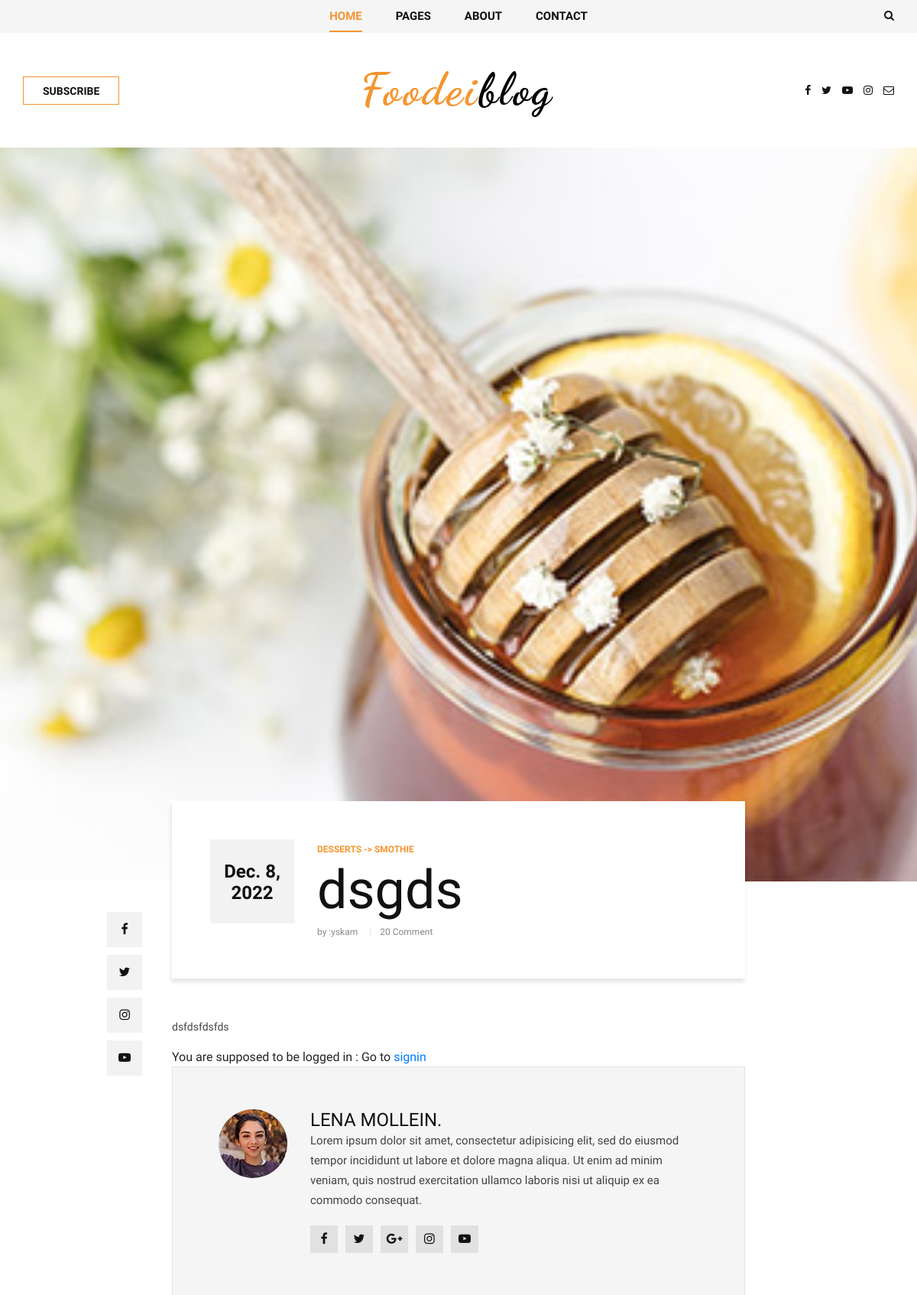
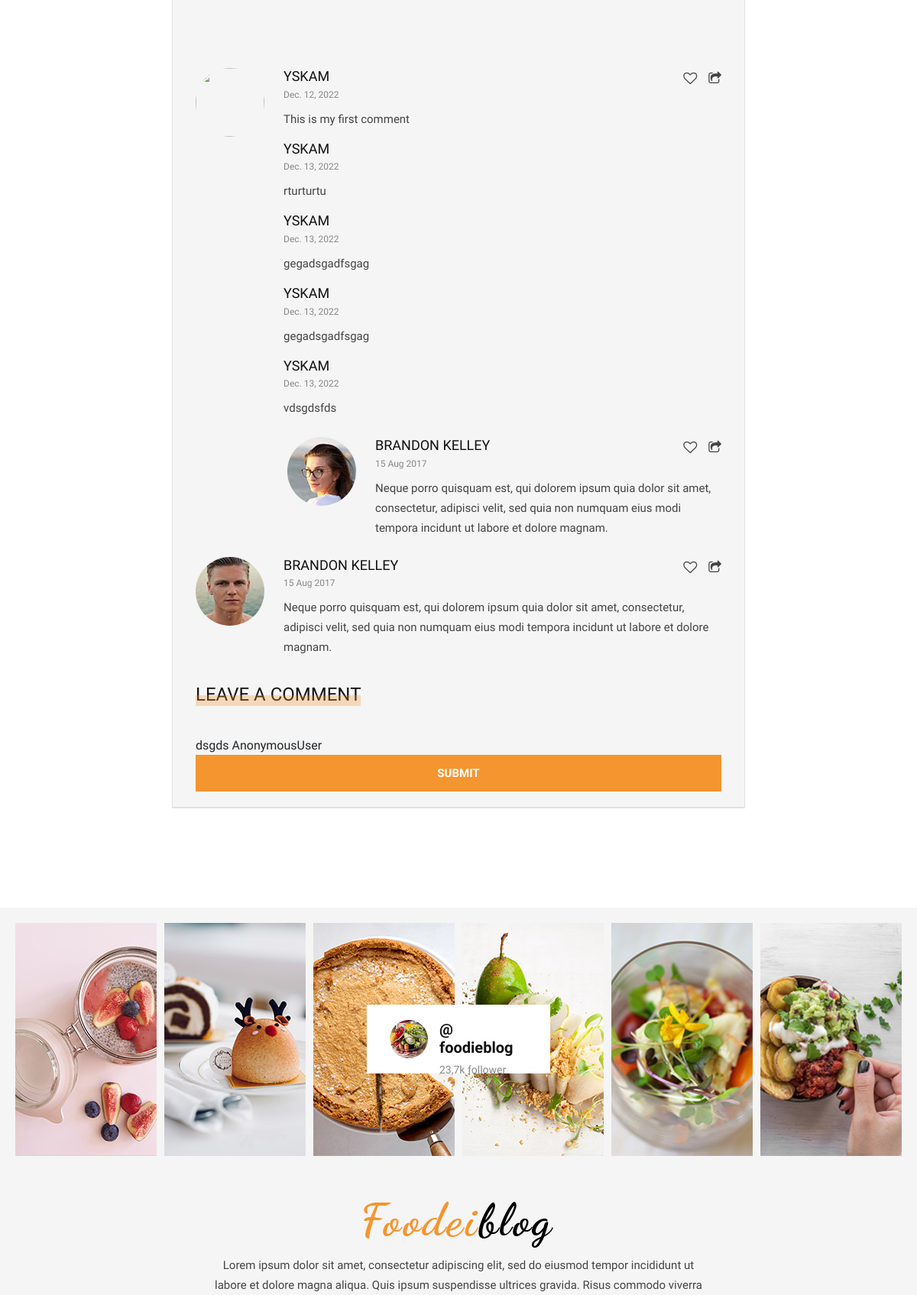
Screenshot of /article_detail/dsgds (upper part) with the database file from the repository (2 pictures, top to bottom).
### account/models.py (models this page shows, shortened)
class Post(models.Model):
    image = models.ImageField(upload_to='pics', blank= True, null=True, default= False)
    title = models.CharField(max_length=200, unique=True)
    small_description = models.CharField(max_length=255)
    slug = models.SlugField(null= False , unique=True)
    category = models.ForeignKey('Category', null=True, blank=False ,on_delete= models.DO_NOTHING)
    author = models.ForeignKey(CustomUser, on_delete= models.CASCADE)
    updated_on = models.DateTimeField(auto_now= True)
    content = RichTextUploadingField()
    created_on = models.DateTimeField(auto_now_add=True)
    likee = models.ManyToManyField(CustomUser, related_name= "blog_posts")
    def total_likes(self):
        return self.likee.count()

class Category(models.Model):
    name = models.CharField(max_length=200)
    slug = models.SlugField(max_length=5, unique=True)
    parent = models.ForeignKey('self',blank=True, null=True ,related_name='children' ,on_delete= models.DO_NOTHING)
    class Meta:
        unique_together = ('slug', 'parent',)
        verbose_name_plural = "categories"
    def __str__(self):
        full_path = [self.name]
        k = self.parent
        while k is not None:
            full_path.append(k.name)
            k = k.parent
        return ' -> '.join(full_path[::-1])

class CustomUser(AbstractUser):
    is_reader = models.BooleanField(default= False)
    is_author = models.BooleanField(default= False)
    about_me = models.CharField(max_length=200)

class Comment(models.Model):
        post = models.ForeignKey(Post,on_delete=models.CASCADE,related_name='comments')
        user = models.ForeignKey(CustomUser, on_delete=models.CASCADE)
        body = models.TextField()
        created_on = models.DateTimeField(auto_now_add=True)

### index/views.py (the view, shortened to what this page needs)
# urls.py: path("article_detail/<str:slug>", views.category_single.as_view(), name="article_detail"),
class category_single(DetailView):
        model = Post
        template_name = 'single-post.html'
        def get_context_data(self, **kwargs):
                comments_connected = Comment.objects.filter(post=self.get_object()).order_by('-created_on')
                context = super(category_single, self).get_context_data(**kwargs)
                stuff = get_object_or_404(Post, slug = self.kwargs['slug'])
                total_likes = stuff.total_likes()
                liked = False
                if stuff.likee.filter(id = self.request.user.id).exists():
                        liked = True
                context["total_likes"] = total_likes
                context['comments'] = comments_connected
                if self.request.user.is_authenticated:
                        context['comment_form'] = CommentForm(instance=self.request.user)
                context['post_liked'] =  liked
                return context
        def post(self, request, *args, **kwargs):
                new_comment = Comment(body=request.POST.get('body'),
                                  user=self.request.user,
                                  post=self.get_object())
                new_comment.save()
                return self.get(self, request, *args, **kwargs)

### templates/single-post.html (shortened to what this page needs)
{% extends 'base.html' %}
{% load static %}
{% block content %}
    <section class="single-post spad">
        <div class="single-post__hero set-bg" data-setbg="{{ post.image.url }}"></div>
        <div class="container">
            <div class="row d-flex justify-content-center">
                <div class="col-lg-8">
                    <div class="single-post__title">
                        <div class="single-post__title__meta">
                            <h4><b>{{ post.created_on.date}}</b></h4>
                        </div>
                        <div class="single-post__title__text">
                            <ul class="label">
                                <li>{{ post.category }}</li>
                            </ul>
                            <h1>{{ post.title }}</h1>
                            <ul class="widget">
                                <li>by :{{ post.author }}</li>
                                <li>20 Comment</li>
                            </ul>
                        </div>
                    </div>
                    <div class="single-post__social__item">
                        <ul>
                            <li><a href="#"><i class="fa fa-facebook"></i></a></li>
                            <li><a href="#"><i class="fa fa-twitter"></i></a></li>
                            <li><a href="#"><i class="fa fa-instagram"></i></a></li>
                            <li><a href="#"><i class="fa fa-youtube-play"></i></a></li>
                        </ul>
                    </div>
                    <div>
                        <p><h6>{{ post.content|safe }}</h6></p>
                    </div>
                    <form action="{% url 'likeView' post.slug %}" method="post">
                    {% if user.is_authenticated %}
                        {% if post_liked %}
                                <button class = "btn btn-danger" type="submit" name="post_slug" value="{{ post.slug }}">Unlike
                                </button>---- {{ total_likes }}
                                {% comment %} <img src = "{% static 'img/unlike.jpeg' %}"> {% endcomment %}
                        {% else %}
                                <button class = "btn btn-primary" type="submit" name="post_slug" value="{{ post.slug }}">Like
                                </button>---- {{ total_likes }}
                                {% comment %} <img src = "{% static 'img/like.png' %}"> {% endcomment %}
                        {% endif %}
                    {% else %}
                        You are supposed to be logged in :
                        Go to <a href = "{% url 'login_user' %}">signin</a>
                    {% endif %}
                    </form>
                    <div class="single-post__recipe__details">
                        <div class="single-post__recipe__details__option">
                    <div class="single-post__author__profile">
                        <div class="single-post__author__profile__pic">
                            <img src="{% static 'img/categories/single-post/author-profile.jpg' %}" alt="">
                        </div>
                        <div class="single-post__author__profile__text">
                            <h4>Lena Mollein.</h4>
                            <p>Lorem ipsum dolor sit amet, consectetur adipisicing elit, sed do eiusmod tempor
                                incididunt ut labore et dolore magna aliqua. Ut enim ad minim veniam, quis nostrud
                                exercitation ullamco laboris nisi ut aliquip ex ea commodo consequat.</p>
                            <div class="single-post__author__profile__social">
                                <a href="#"><i class="fa fa-facebook"></i></a>
                                <a href="#"><i class="fa fa-twitter"></i></a>
                                <a href="#"><i class="fa fa-google-plus"></i></a>
                                <a href="#"><i class="fa fa-instagram"></i></a>
                                <a href="#"><i class="fa fa-youtube-play"></i></a>
                            </div>
                        </div>
                    </div>
                    <div class="single-post__comment">
                        <div class="widget__title">
                        </div>
                        <div class="single-post__comment__item">
                            <div class="single-post__comment__item__pic">
                                <img src="#" alt="">
                            </div>
                            <div class="single-post__comment__item__text">
                            {% if not post.comments.all %}
                             No comments yet
                            {% else %}
                                {% for comment in post.comments.all %}
                                <h5>{{comment.user}}</h5>
                                <span>{{comment.created_on.date}}</span>
                                <p>{{comment.body}}</p>
                                {% endfor %}
                            {% endif %}
                                <ul>
                                    <li><a href="#"><i class="fa fa-heart-o"></i></a></li>
                                    <li><a href="#"><i class="fa fa-share-square-o"></i></a></li>
                                </ul>
                            </div>
                        </div>
                        <div class="single-post__comment__item single-post__comment__item--reply">
                            <div class="single-post__comment__item__pic">
                                <img src="{% static 'img/categories/single-post/comment/comment-2.jpg' %}" alt="">
                            </div>
                            <div class="single-post__comment__item__text">
                                <h5>Brandon Kelley</h5>
                                <span>15 Aug 2017</span>
                                <p>Neque porro quisquam est, qui dolorem ipsum quia dolor sit amet, consectetur,
                                    adipisci velit, sed quia non numquam eius modi tempora incidunt ut labore et dolore
                                    magnam.</p>
                                <ul>
                                    <li><a href="#"><i class="fa fa-heart-o"></i></a></li>
                                    <li><a href="#"><i class="fa fa-share-square-o"></i></a></li>
                                </ul>
                            </div>
                        </div>
                        <div class="single-post__comment__item">
                            <div class="single-post__comment__item__pic">
                                <img src="{% static 'img/categories/single-post/comment/comment-3.jpg' %}" alt="">
                            </div>
                            <div class="single-post__comment__item__text">
                                <h5>Brandon Kelley</h5>
                                <span>15 Aug 2017</span>
                                <p>Neque porro quisquam est, qui dolorem ipsum quia dolor sit amet, consectetur,
                                    adipisci velit, sed quia non numquam eius modi tempora incidunt ut labore et dolore
                                    magnam.</p>
                                <ul>
                                    <li><a href="#"><i class="fa fa-heart-o"></i></a></li>
                                    <li><a href="#"><i class="fa fa-share-square-o"></i></a></li>
                                </ul>
                            </div>
                        </div>
                    </div>
                    <div class="single-post__leave__comment">
                        <div class="widget__title">
                            <h4>Leave a comment</h4>
                        </div>
                        <form method = "POST">
                            <input type="hidden" placeholder="Name"> {{ post.slug}}</input>
                            <input type="hidden" placeholder="Name"> {{ user}}</input>
                            <button type="submit" class="site-btn">Submit</button>
                        </form>
                    </div>
                </div>
            </div>
        </div>
    </section>
</body>
{% endblock  %}

### rows the page displays
Post: created_on "Dec. 8, 2022", category "DESSERTS -> SMOTHIE", title "dsgds", author "yskam", content "dsfdsfdsfds", slug "dsgds"
Comment: user "YSKAM", created_on "Dec. 12, 2022", body "This is my first comment"
Comment: user "YSKAM", created_on "Dec. 13, 2022", body "rturturtu"
Comment: user "YSKAM", created_on "Dec. 13, 2022", body "gegadsgadfsgag"
Comment: user "YSKAM", created_on "Dec. 13, 2022", body "gegadsgadfsgag"
Comment: user "YSKAM", created_on "Dec. 13, 2022", body "vdsgdsfds"

### other values shown
{{ user }} "AnonymousUser"
